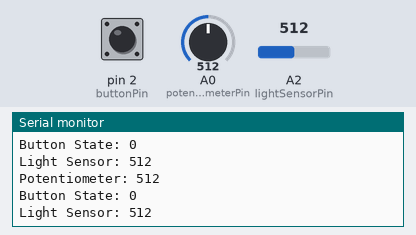
A sketch run on a simulated Arduino Uno, built with avr-gcc and run on an emulated ATmega328P. Parts: the last lines printed to the serial monitor. The test bench sets the inputs (shaded band); at power-on: A0 (potentiometerPin) = 512, A2 (lightSensorPin) = 512, pin 2 (buttonPin) LOW.

Above: at 1.3 s.
1.4 s: A0 (potentiometerPin) set to 716
At 1.83 s:
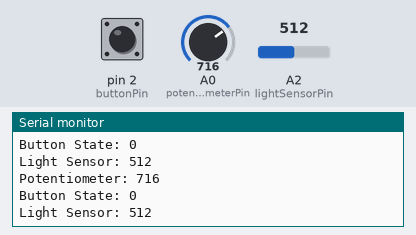
2.9 s: A2 (lightSensorPin) set to 716
At 3.33 s:
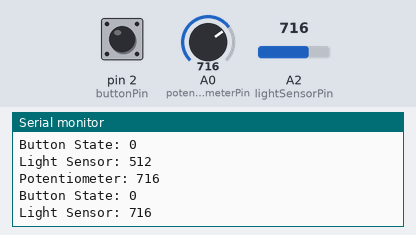
4.4 s: pin 2 (buttonPin) pulled HIGH for 0.6 s
6.5 s: A0 (potentiometerPin) set to 900
At 6.84 s:
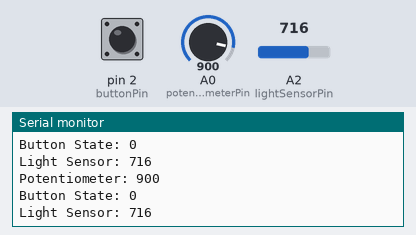
8.0 s: A2 (lightSensorPin) set to 900
At 8.34 s:
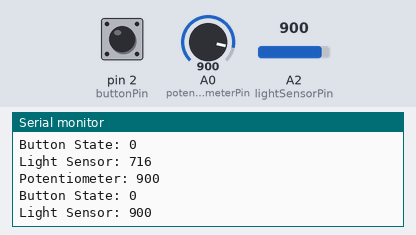
Timing chart, 0 to 11.0 s (numbered marks = the images above; inputs shaded):
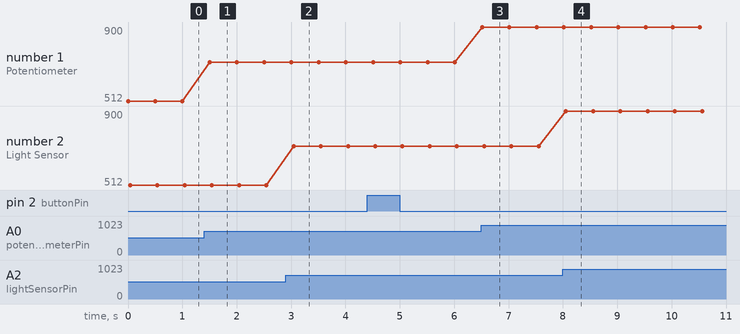

The sketch:

maxarduinoavloop.ino
```cpp
//https://www.tinkercad.com/things/4hXPnPH4gI9-/editel?returnTo=%2Fdashboard%3Ftype%3Dcircuits%26collection%3Ddesigns

int potentiometerPin = A0;
int buttonPin = 2;
int lightSensorPin = A2;

void setup() {
  pinMode(potentiometerPin, INPUT);
  pinMode(buttonPin, INPUT);
  pinMode(lightSensorPin, INPUT);

  Serial.begin(9600);
}

void loop() {

  int potValue = analogRead(potentiometerPin);
  int buttonState = digitalRead(buttonPin);
  int lightValue = analogRead(lightSensorPin);


  Serial.print("Potentiometer: ");
  Serial.println(potValue);

  Serial.print("Button State: ");
  Serial.println(buttonState);

  Serial.print("Light Sensor: ");
  Serial.println(lightValue);

  delay(500);
}
```

Measured:
- after the input at 1.4 s, the serial monitor: prints a new line after 0.10 s (image 1)
- after the input at 2.9 s, the serial monitor: prints a new line after 0.14 s (image 2)
- after the input at 6.5 s, the serial monitor: prints a new line at once (image 3)
- after the input at 8.0 s, the serial monitor: prints a new line after 0.05 s (image 4)
- plotted number 1: 512 → 716 after the input at 1.4 s, 716 → 900 after the input at 6.5 s
